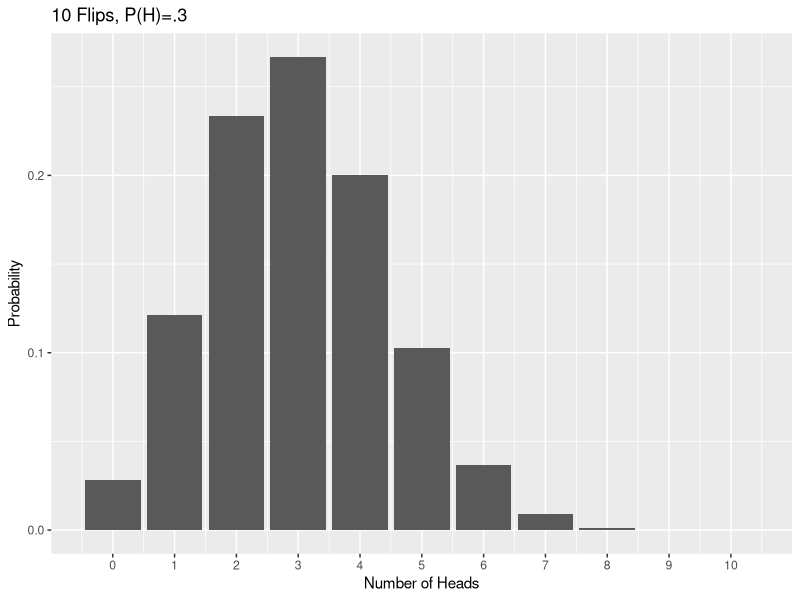
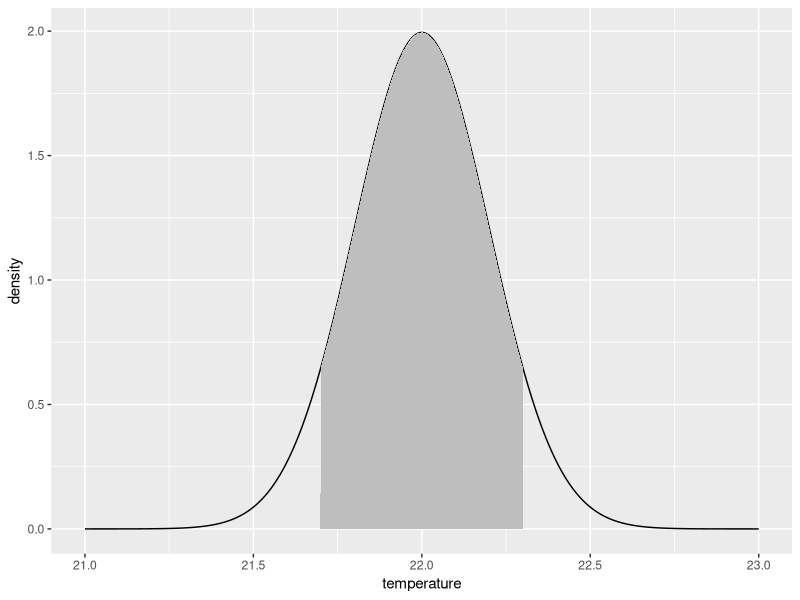
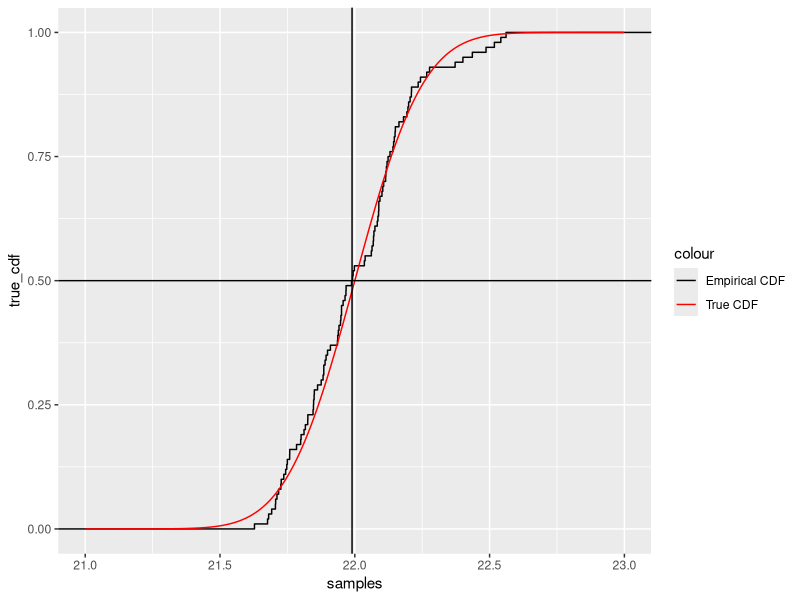
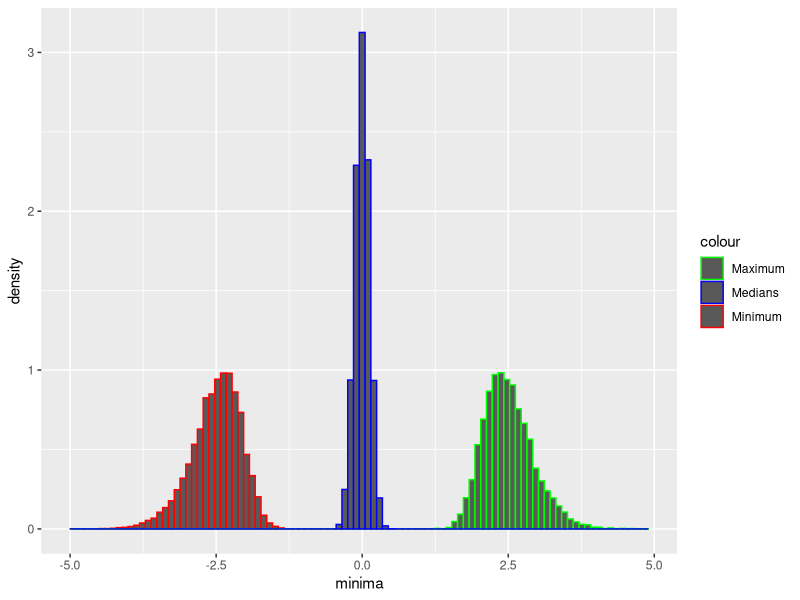
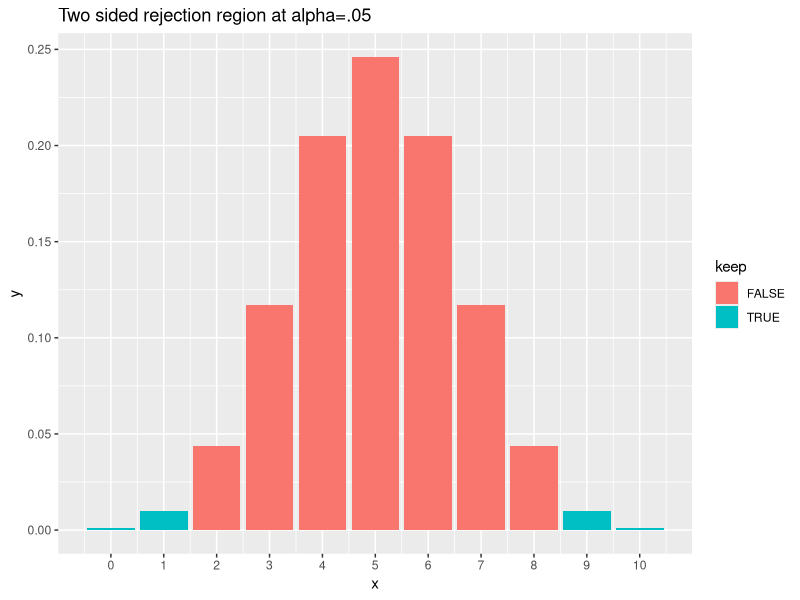
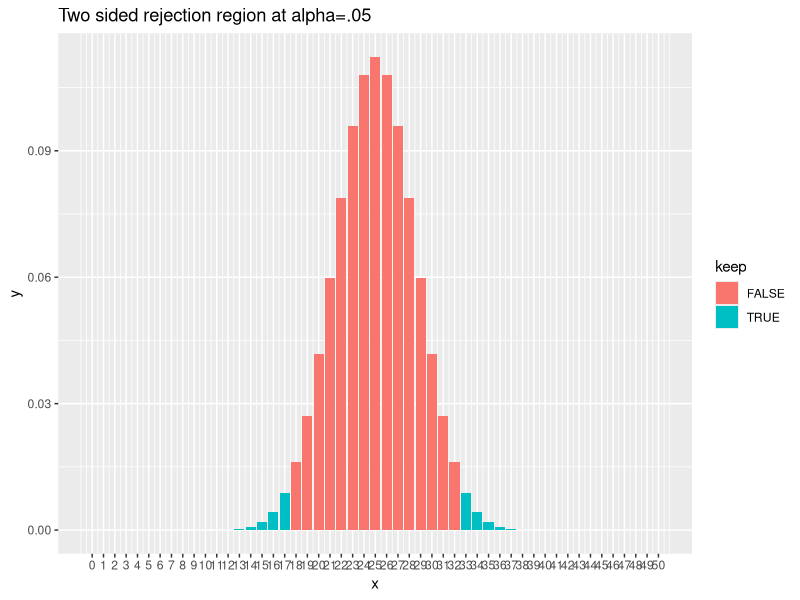
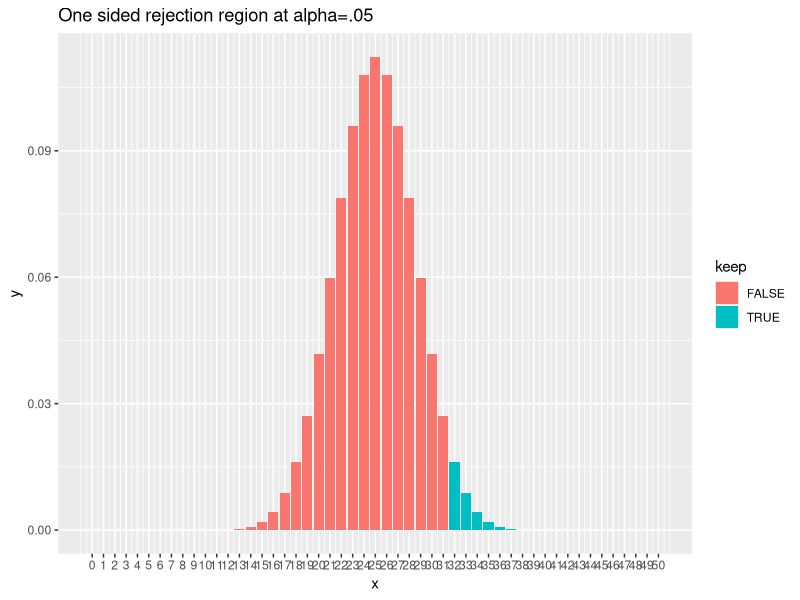

Recreate these plots in R, in order. (Note: this script raises an error after producing the figures.)
## ---- chunk 1
library(ggplot2)
x <- dbinom(seq(0, 10), 10, .3)
ggplot() +
    geom_bar(aes(x = seq(0, 10), y = x), stat = "identity") +
    scale_x_continuous(breaks = seq(0, 10)) +
    xlab("Number of Heads") +
    ylab("Probability") +
    ggtitle("10 Flips, P(H)=.3")
## ---- chunk 2
library(tidyverse)
## ---- chunk 3
temperature <- seq(21, 23, .001)
density <- dnorm(temperature, 22, .2)
p <- pnorm(22.3, 22, .2) - pnorm(21.7, 22, .2)
ggplot() +
    geom_line(aes(x = temperature, y = density)) +
    geom_ribbon(aes(x = temperature, ymin = 0, ymax = if_else(temperature >= 21.7 & temperature <= 22.3, density, 0)), fill = "gray")
## ---- chunk 4
samples <- rnorm(100, 22, .2)
true_cdf <- pnorm(temperature, 22, .2)
ggplot() +
    stat_ecdf(aes(x = samples, color = "Empirical CDF")) +
    geom_line(aes(x = temperature, y = true_cdf, color = "True CDF")) +
    scale_color_manual(values = c("Empirical CDF" = "black", "True CDF" = "red")) +
    geom_hline(yintercept = .5) +
    geom_vline(xintercept = median(samples))
## ---- chunk 5
minima <- replicate(10000, min(rnorm(100, 0, 1)))
maxima <- replicate(10000, max(rnorm(100, 0, 1)))
medians <- replicate(10000, median(rnorm(100, 0, 1)))
ggplot() +
    geom_histogram(aes(x = minima, y = after_stat(density), color = "Minimum"), bins = 100) +
    geom_histogram(aes(x = maxima, y = after_stat(density), color = "Maximum"), bins = 100) +
    geom_histogram(aes(x = medians, y = after_stat(density), color = "Medians"), bins = 100) +
    scale_color_manual(values = c("Minimum" = "red", "Maximum" = "green", "Medians" = "blue"))
## ---- chunk 6
library(ggplot2)
rejection2 <- function(n,d=10) {
    results <- data.frame(x=seq(0,n),y=dbinom(seq(0,n),n,.5),keep=sapply(seq(0,n),function(x) (x<qbinom(.025,n,.5)) | (x>qbinom(.975,n,.5))))
    ggplot(data=results,aes(x=x,y=y,fill=keep))+geom_bar(stat="identity")+
    scale_x_continuous(breaks=seq(0,n,d))+ggtitle("Two sided rejection region at alpha=.05")

}
rejection1 <-function(n,d=10) {
    results <- data.frame(x=seq(0,n),y=dbinom(seq(0,n),n,.5),keep=sapply(seq(0,n),function(x) (x>qbinom(.95,n,.5))))
    ggplot(data=results,aes(x=x,y=y,fill=keep))+geom_bar(stat="identity")+
    scale_x_continuous(breaks=seq(0,n,d))+ggtitle("One sided rejection region at alpha=.05")
}
## ---- chunk 7
rejection2(10, 1)

## ---- chunk 8
rejection2(50,1)
## ---- chunk 9
rejection1(50, 1)
## ---- chunk 10
compare <- function(n, p = .5) {
    results <- data.frame(x = seq(0, n), y = dbinom(seq(0, n), n, p), z = dnorm(seq(0, n), mean = p * n, sd = sqrt(n * p * (1 - p))))
    ggplot(data = results) +
        geom_bar(aes(x = x, y = y), stat = "identity", fill = "lightgreen") +
        geom_line(aes(x = x, y = z), color = "red", size = 2) +
        ggtitle(glue("Normal Approximation to the binomial with n={n} and p={p}"))
}
compare(100, .3)
## ---- chunk 11
# look at the probability density for this case
probs <- dbinom(seq(0, 20), 20, .5)
# The qbinom function tells us the threshold
rejection <- qbinom(.95, 20, .5)
# We check this by comparing the probability of $15-20$ vs $14-20$ heads:
sum(probs[16:21]) # remember probs[i] is the chance of i-1 heads
sum(probs[15:21])
# The chance of $15-20$ heads is greater than $.05$.
## ---- chunk 12
probs6 <- dbinom(seq(0, 20), 20, .6)
sum(probs6[1:15])
## ---- chunk 13
probs8 <- dbinom(seq(0, 20), 20, .8)
sum(probs8[1:15])
## ---- chunk 14
rejection <- qbinom(.95, 100, .5)
probs6 <- dbinom(seq(0, 100), 100, .6)
sum(probs6[1:rejection])
